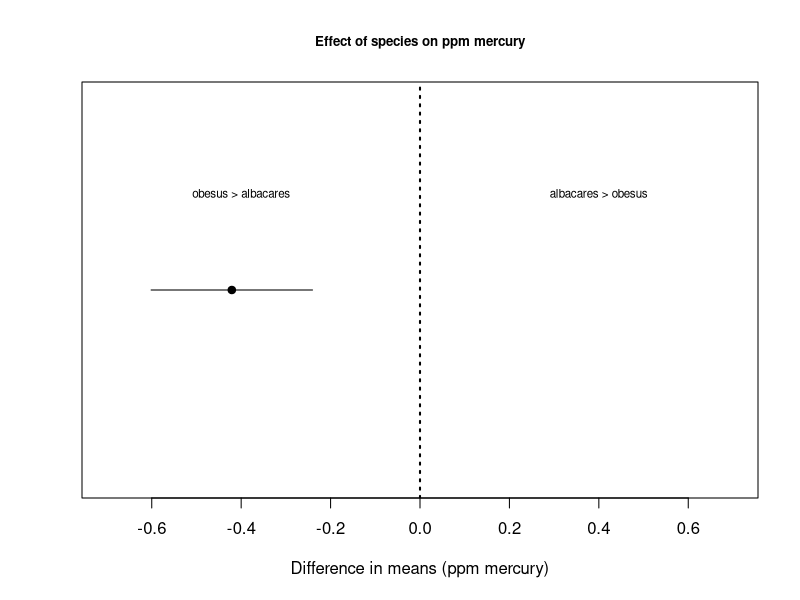
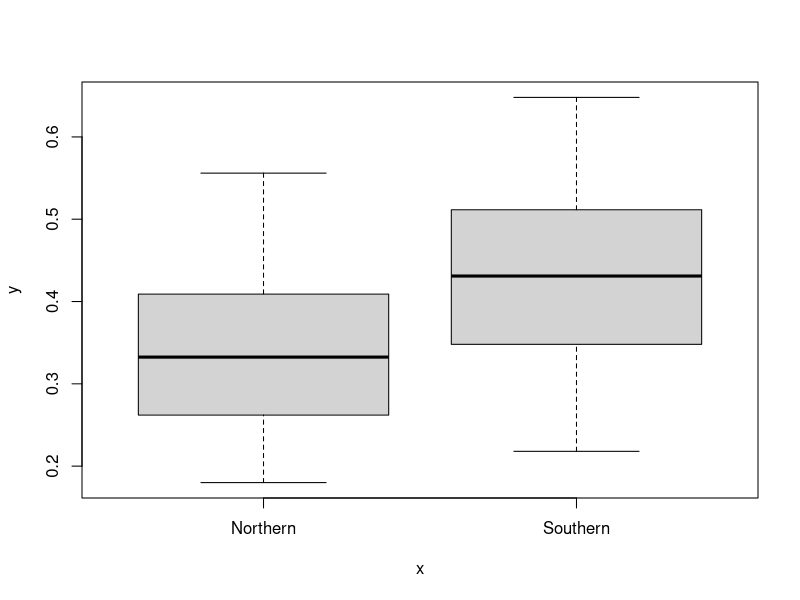
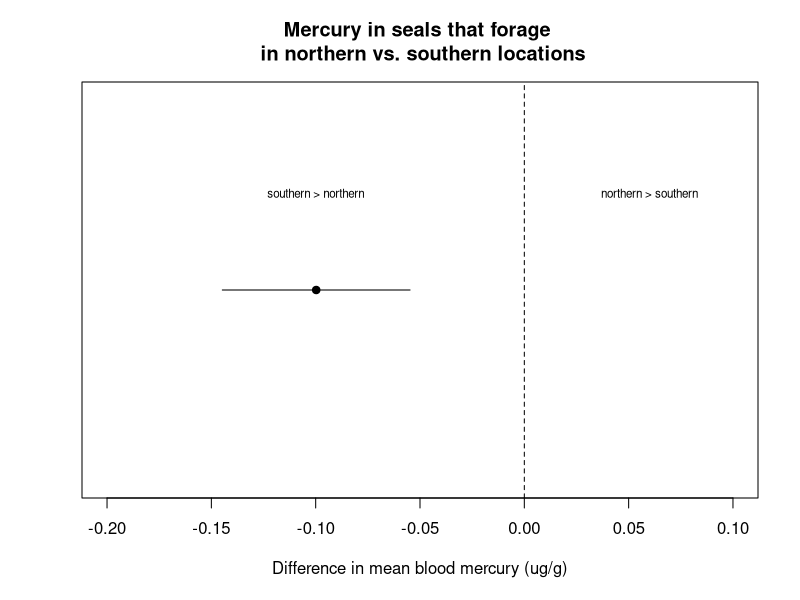

R code for these plots, in order:
# Training script: t-test and visualizing effect size

# In this training script we will use a function that implements a t-test. A t-test is used to compare the observed difference in means to the uncertainty expected from sampling error. The training script involves comparing the means for two groups: in this case, the difference in means for the amount mercury per gram in two species of tuna. The two species are yellowtail and bigeye (Thunnus albacares and Thunnus obesus, respectively).

# get the data and store it in an object
tuna <- read.csv("tuna_mercury.csv")

#look at the structure
str(tuna)

# Note that the data comprise 5 variables: the first vector is a sample id (a label researchers use to identify each sample). The second vector is an accession number to Genbank that references a DNA sequence used to positively ID the species. The third vector is the species name. The fourth vector is the sushi name that was used in the restaurant or supermarket where they purchased the fish for analysis. The last vector is the amount of mercury (µg/g or ppm).

# The t-test function is simple: you define x (predictor) and y (response) vectors and run the test. In this case we are asking the question: is there a difference in the amount of mercury between two different species of tuna? So species is our x (predictor) variable and mercury amount is our y (response) variable. The null hypothesis is that there is not a difference (mean difference = 0) but of course we know that we are likely to get a difference in means due to sampling error. The t-test allows us to examine whether the difference in means between the two groups is greater than expected from sampling error. 

# Let's define our predictor (x) and response (y) variables
x <- tuna$species
y <- tuna$mercury_ppm

# Run the t-test and store the values in an object
tuna_t_results <- t.test(y ~ x)

# We can see the results by executing the results object by itself
tuna_t_results

# We can also look at the structure of the results object to see all of the vectors it contains (each subset of the results is in its own vector)
str(tuna_t_results)

# Now we want to visualize the estimated effect and the associated uncertainty. The estimated effect is the difference in means. The means for the two groups are part of the t-test results, in a vector called $estimate. We can print that particular subset of the t-test results like this: 
tuna_t_results$estimate

# If we just want the value for albacares, we can use indexing to select the first value in the estimate vector.
alba_mean <- tuna_t_results$estimate[1]

# Similarly, if we want the second value (for obesus)...
obes_mean <- tuna_t_results$estimate[2]

# The parameter we are trying to estimate is the difference in means:
dif_means_alb_obe <- alba_mean - obes_mean

# So our estimated difference in means is...
dif_means_alb_obe

# Note the value is negative because we are subtracting obesus (larger) from albacares (smaller)...this is arbitrary and we are effectively saying to ourselves "what's the mercury level in albacares in relation to obesus?" In this case, albacares has less mercury than obesus.

# Now we want to visualize the effect of species on mercury content. The effect is the difference in means. When we make the plot, we need to give ourselves space to draw the error bars (uncertainty, or confidence interval) around the estimated effect. First let's look at the estimated uncertainty.
tuna_t_results$conf.int

# Note that the values go from -0.6 to -0.24. We need to make the area in the graph large enough to show both ends of the confidence interval.

# When we draw our visualization, we want it to include the expectation of the null (difference in means = 0). The xlim should be large enough to include the lowest and highest confidence limits, as a horizontal line going through a single point (the calculated difference in means). We first make an empty graphing space.
plot(NA, NA, xlim=c(-0.7, 0.7), ylim=c(0,1), 
     xlab="Difference in means (ppm mercury)", 
     ylab=NA, yaxt="n", 
     main="Effect of species on ppm mercury", 
     cex.main = 0.8)

# As you can see you get a rectangle. Let's draw in the expectation of the null.
abline(v = 0, lty = 3, lwd = 2)

# Now lets draw on the graph the confidence limits. We will use the segments function. Segments draws a line from starting and ending coordinates. It will be a horizontal line so the y value is the same for the end points. Our range of y values in our graph space goes from 0 to 1 so we will use 0.5. We will use the lower and upper limits from the confidence interval for our x values.
x0 <- tuna_t_results$conf.int[1]
y0 <- 0.5
x1 <- tuna_t_results$conf.int[2]
y1 <- 0.5
segments(x0, y0, x1, y1)

# We can put the estimated effect (difference in means) on the graph using the points function.
points(dif_means_alb_obe, 0.5, pch=19)

# Finally, to make things clear for anyone looking at our graph, we want to label the two spaces on either side of the null hypothesis line. One is albacares > obesus and the other is obesus > albacares. We can use the cex argument to scale the font size; 0.7 makes it a bit smaller than the default (default is cex = 1).
text(-0.4,0.75,"obesus > albacares", cex=0.7) 
text(0.4,0.75,"albacares > obesus", cex=0.7) 

# Do elephant seals that forage in different geographic locations ("Northern" vs. "Southern") have different amounts of mercury in their blood (BloodHg_ug_g_ww)? 

# import the data, look at the str
seals <- read.csv("Elephant_seals_data.csv")
str(seals)

# assign x and y vars
x <- seals$Geographic_location
y <- seals$BloodHg_ug_g_ww

# quick visual of the data
boxplot(y ~ x)

# difference in means? use a t-test
t_seals <- t.test(y ~ x)
t_seals

# look at all the results vectors
str(t_seals)

# store diff in means (northern-southern)
diff_seals <- t_seals$estimate[1] - t_seals$estimate[2]

# store confidence interval, so we can draw it on a graph. x vals will be low and high ends, y vals will be equal (this makes a horizontal line)
x0 <- t_seals$conf.int[1]
y0 <- 0.5
x1 <- t_seals$conf.int[2]
y1 <- 0.5

# make an empty graph
plot(NA, NA, ylim = c(0,1), xlim = c(-.2, .1), yaxt = "n", ylab = NA, xlab = "Difference in mean blood mercury (ug/g)", main = "Mercury in seals that forage \n in northern vs. southern locations")

# add a line showing the null hypothesis (no difference in means)
abline(v = 0, lty = 2)

# add the point showing the calculated difference in means
points(diff_seals, y0, pch = 19)

# add a line showing the confidence interval
segments(x0, y0, x1, y1)

# label the sides of the graph so we know what we are looking at
text(-.1, .75, "southern > northern", cex = .7)
text(0.06, .75, "northern > southern", cex = .7)

# a claim: we can reject the hypothesis that there is no difference in means (the confidence interval does not cross the 0 line); seals that forage in southern waters have more mercury in their blood than seals that forage in northern waters.
